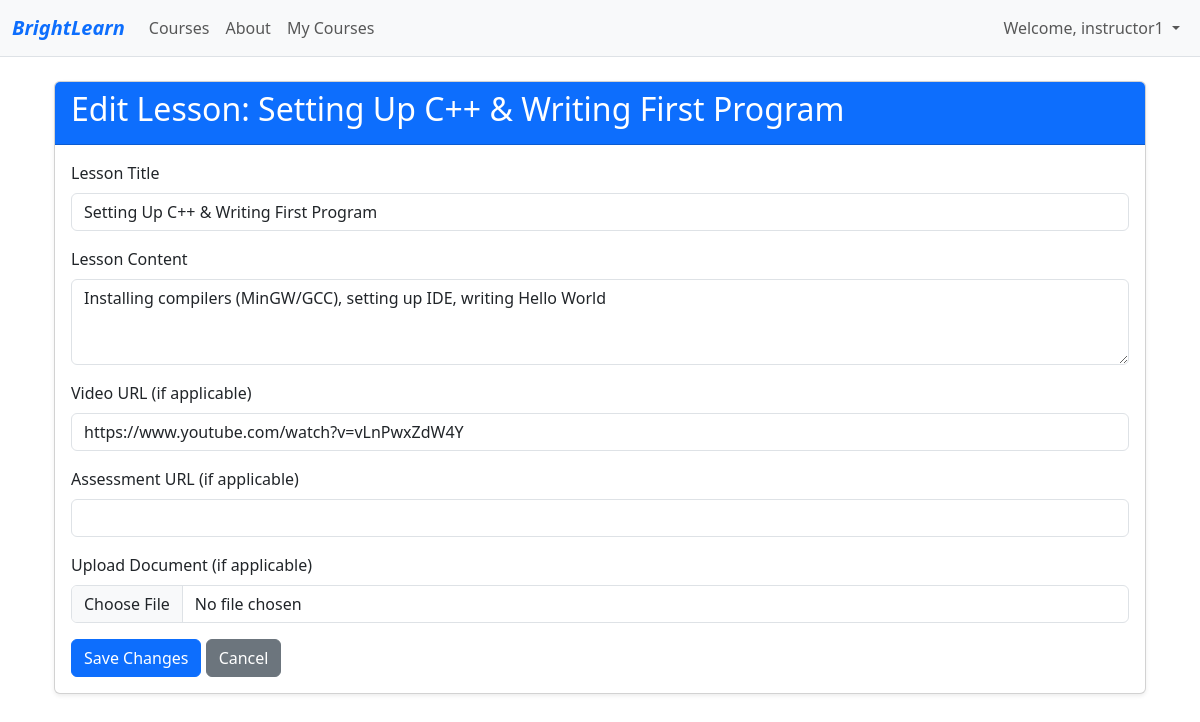
Screenshot of /courses/edit-lesson/1/ (signed in) with the database file from the repository.
### accounts/models.py (models this page shows, shortened)
class User(AbstractUser):
    name = models.CharField(max_length=70, default='name')
    contact = models.CharField(max_length=13)
    user_type = models.CharField(
        max_length=1,
        choices=(
            ('I', "Instructor"),
            ('S', "Student"),
        ),
    )

### courses/models.py (models this page shows, shortened)
class Lesson(models.Model):
    CONTENT_CHOICES = (
        ('A','Assessment_URL'),
        ('V','Video_URL'),
        ('D','Document'),
    )
    module = models.ForeignKey(Module,on_delete=models.CASCADE, related_name="lessons")
    title = models.CharField(max_length=200)
    content = models.TextField(blank=True,null=True)
    content_type = models.CharField(max_length=20,choices=CONTENT_CHOICES)
    assessment_url = models.URLField(blank=True,null=True)
    video_url = models.URLField(blank=True,null=True)
    document = models.FileField(upload_to="lesson_documents/",blank=True,null=True)

### courses/views.py (the view)
# urls.py: path('edit-lesson/<int:lesson_id>/', views.edit_lesson, name='edit_lesson'),
@login_required
def edit_lesson(request, lesson_id):
    if not is_instructor(request.user):
        messages.error(request, "Only instructors can edit lessons.")
        return redirect('home')
    lesson = get_object_or_404(Lesson, id=lesson_id, module__course__instructor=request.user)
    if request.method == 'POST':
        form = LessonForm(request.POST, request.FILES, instance=lesson)
        if form.is_valid():
            form.save()
            messages.success(request, "Lesson updated successfully!")
            return redirect('module_content', course_id=lesson.module.course.id)
        else:
            messages.error(request, "Error updating lesson. Please check the form.")
    else:
        form = LessonForm(instance=lesson)
    context = {'form': form, 'lesson': lesson}
    return render(request, 'courses/edit_lesson.html', context)

### courses/forms.py
class LessonForm(ModelForm):
    class Meta:
        model = Lesson
        fields = ['title', 'content', 'content_type', 'video_url', 'assessment_url', 'document']
        widgets = {
            'title': forms.TextInput(attrs={'class': 'form-control'}),
            'content': forms.Textarea(attrs={'class': 'form-control', 'rows': 3}),
            'content_type': forms.Select(attrs={'class': 'form-control'}),
            'video_url': forms.URLInput(attrs={'class': 'form-control'}),
            'assessment_url': forms.URLInput(attrs={'class': 'form-control'}),
            'document': forms.FileInput(attrs={'class': 'form-control'}),
        }

### courses/views.py (called while the page is built)
def is_instructor(user):
    return user.is_authenticated and user.user_type == 'I'

### courses/templates/courses/edit_lesson.html (shortened to what this page needs)
{% extends 'base.html' %}
{% block main %}
<div class="container mt-4">
    <div class="card shadow-sm">
        <div class="card-header bg-primary text-white">
            <h2>Edit Lesson: {{ lesson.title }}</h2>
        </div>
        <div class="card-body">
            <form method="POST" enctype="multipart/form-data">
                <div class="mb-3">
                    <label for="{{ form.title.id_for_label }}" class="form-label">Lesson Title</label>
                    {{ form.title }}
                </div>
                <div class="mb-3">
                    <label for="{{ form.content.id_for_label }}" class="form-label">Lesson Content</label>
                    {{ form.content }}
                </div>
                <div class="mb-3">
                    <label for="{{ form.video_url.id_for_label }}" class="form-label">Video URL (if applicable)</label>
                    {{ form.video_url }}
                </div>
                <div class="mb-3">
                    <label for="{{ form.assessment_url.id_for_label }}" class="form-label">Assessment URL (if applicable)</label>
                    {{ form.assessment_url }}
                </div>
                <div class="mb-3">
                    <label for="{{ form.document.id_for_label }}" class="form-label">Upload Document (if applicable)</label>
                    {{ form.document }}
                </div>
                <button type="submit" class="btn btn-primary">Save Changes</button>
                <a href="{% url 'module_content' lesson.module.course.id %}" class="btn btn-secondary">Cancel</a>
            </form>
        </div>
    </div>
</div>
{% endblock %}

### templates/base.html (shortened to what this page needs)
{% load static %}
<!doctype html>
<html lang="en">
<head>
    <link href="https://cdn.jsdelivr.net/npm/bootstrap@5.3.2/dist/css/bootstrap.min.css" rel="stylesheet"
 />
    <link href="{% static 'css/style.css' %}" rel="stylesheet" />
</head>
<body>
    <header>
        <nav class="navbar navbar-expand-lg navbar-light bg-light border-bottom">
            <div class="container-fluid">
                <a class="navbar-brand fw-bolder fst-italic text-primary" href="{% url 'home' %}">BrightLearn</a>
                <div class="collapse navbar-collapse" id="collapsibleNavId">
                    <ul class="navbar-nav me-auto mb-2 mb-lg-0">
                        <li class="nav-item">
                            <a class="nav-link" href="{% url 'course_list' %}">Courses</a>
                        </li>
                        <li class="nav-item">
                            <a class="nav-link" href="{% url 'about_us' %}">About</a>
                        </li>
                        {% if request.user.is_authenticated %}
                        {% if request.user.user_type == 'I' %}
                        <li class="nav-item">
                            <a class="nav-link" href="{% url 'my_courses' %}">My Courses</a>
                        </li>
                        {% endif %}
                        {% endif %}
                    </ul>
                    <div class="navbar-nav ms-auto">
                        {% if request.user.is_authenticated %}
                        <li class="nav-item dropdown">
                            <a class="nav-link dropdown-toggle" href="#" id="navbarDropdown" role="button"
                                data-bs-toggle="dropdown" aria-expanded="false">
                                Welcome, {{ request.user.username }}
                            </a>
                        </li>
                        {% else %}
                        <a class="btn btn-outline-primary me-2" href="{% url 'login' %}">Login</a>
                        <a class="btn btn-primary" href="{% url 'register' %}">Register</a>
                        {% endif %}
                    </div>
                </div>
            </div>
        </nav>
    </header>
    <main class="container">
        {% block main %}
        {% endblock main %}
    </main>
</body>
</html>

### rows the page displays
User: user.username "instructor1"
Lesson: title "Setting Up C++ & Writing First Program", content "Installing compilers (MinGW/GCC), setting up IDE, writing Hello World", video_url "https://www.youtube.com/watch?v=vLnPwxZdW4Y"
